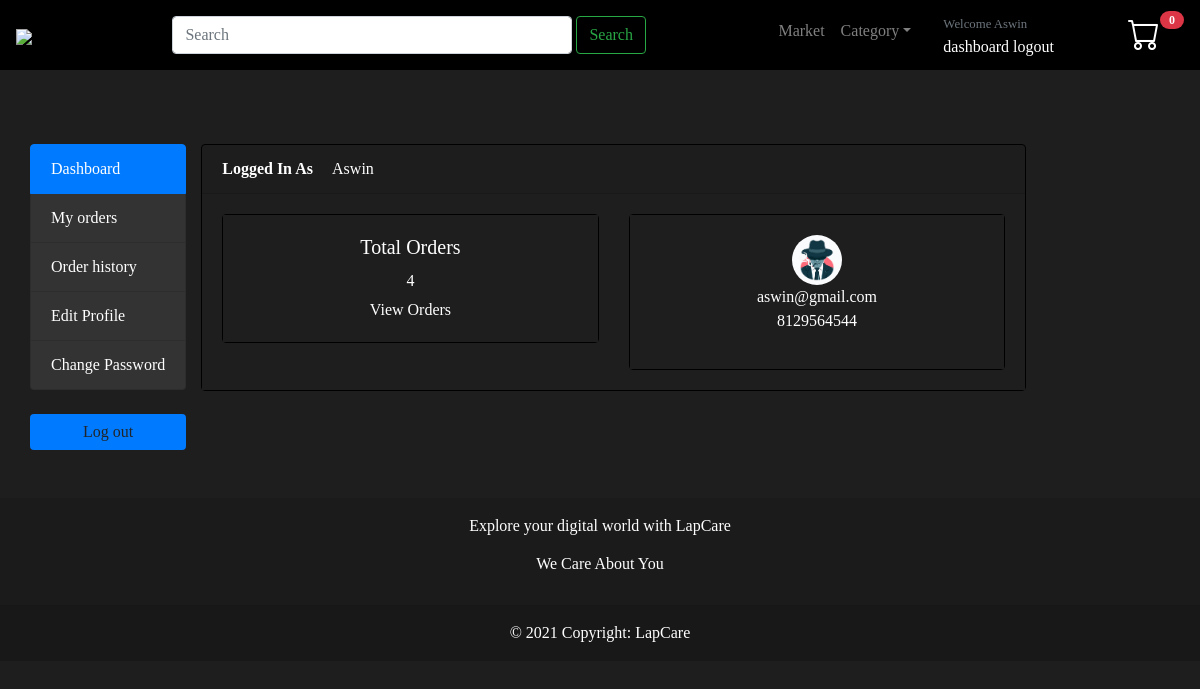
/register/dashboard/ (signed in), run on the app's committed database.
### accounts/models.py (models this page shows, shortened)
class Account(AbstractBaseUser):
    first_name = models.CharField(max_length=50)
    last_name = models.CharField(max_length=50)
    username = models.CharField(max_length=50, unique=True)
    email = models.EmailField(max_length=100, unique=True)
    phone_number = models.CharField(max_length=50)
    date_joined = models.DateTimeField(auto_now_add=True)
    last_login = models.DateTimeField(auto_now_add=True)
    is_admin = models.BooleanField(default=False)
    is_staff = models.BooleanField(default=False)
    is_active = models.BooleanField(default=False)
    is_superadmin = models.BooleanField(default=False)
    is_user = models.BooleanField(default=False)
    USERNAME_FIELD = "email"
    REQUIRED_FIELDS = ["username", "first_name", "last_name"]
    objects = MyAccountManager()

class UserProfile(models.Model):
    user = models.OneToOneField(Account, on_delete=models.CASCADE)
    address_line_1 = models.CharField(blank=True, max_length=100)
    address_line_2 = models.CharField(blank=True, max_length=100)
    profile_picture = models.ImageField(blank=True, upload_to="userprofile", null=True)
    city = models.CharField(blank=True, max_length=20)
    state = models.CharField(blank=True, max_length=20)
    country = models.CharField(blank=True, max_length=20)

### accounts/views.py (the view)
# urls.py: path('dashboard/',views.dashboard,name='dashboard'),
@login_required(login_url="login")
def dashboard(request):
    userprofile = UserProfile.objects.get(user_id=request.user)
    orders = Order.objects.order_by("-created_at").filter(
        user_id=request.user.id, is_ordered=True
    )
    orders_count = orders.count()  # passing count to the dashboard
    context = {"orders_count": orders_count, "userprofile": userprofile}
    return render(request, "User/dashboard.html", context)

### cart/context_processors.py (called while the page is built)
def counter(request):
    cart_count=0
    if 'admin' in request.path:
        return{}
    else:
        try:
            cart=Cart.objects.filter(cart_id=_cart_id(request))
            if request.user.is_authenticated:#if user is authenticated
                cart_items=CartItem.objects.all().filter(user=request.user)
            else:
                cart_items=CartItem.objects.all().filter(cart=cart[:1])
            for cart_item in cart_items:
                   cart_count=cart_count+cart_item.quantity
        except Cart.DoesNotExist:
            cart_count=0
    return dict(cart_count=cart_count)

### cart/views.py (called while the page is built)
def _cart_id(request):
    cart = request.session.session_key
    if not cart:
        cart = request.session.create()
    return cart

### category/context_processors.py (called while the page is built)
def menu_links(request):
    links=category.objects.all()
    return dict(links=links)

### category/models.py (called while the page is built)
    def get_url(self):
          return reverse("market_by_category",args=[self.slug])

### templates/User/dashboard.html (shortened to what this page needs)
{% extends 'User/base.html' %}
{% load static %}
{% block content %}
<section class="section-conten padding-y bg  pt-4 mt-4" >
    <div class="container  mt-4 pt-4 pb-5" style="background:#1e1e1e;">
        <div class="row">
      {% include "User/includes/dashboard_sidebar.html"%}
	<main class="col-md-9">
		<article class="card">
		<header class="card-header">
			<strong class="d-inline-block mr-3">Logged In As</strong>
			<span>{{user.first_name}}</span>
		</header>
		<div class="card-body">
			<div class="row">
				<div class="col-md-6">
					<div class="card" style="text-align: center;">
						<div class="card-body">
							<h5 class="card-title">Total Orders</h5>
							<h4>{{orders_count}}</h4>
							<a href="#">View Orders</a>
						</div>
					</div>
				</div>
				<div class="col-md-6">
					<div class="card" style="text-align: center;">
						<div class="card-body">
							<img src="{{userprofile.profile_picture.url}}" alt="User Profile Picture" width="50" height="50" style="border-radius: 50%;">
							<p class="mb-0">{{user.email}}</p>
							<p>{{user.phone_number}}</p>
						</div>
					</div>
				</div>
			</div>
		</div>
		</article>
	</main>
</div>
</div>
    </section>
{% endblock %}

### templates/User/includes/header.html (shortened to what this page needs)
{% load static %}
<header>
  <nav id="nav-header-custom" class=" navbar fixed-top navbar-expand-lg navbar-dark bg-dark">
    <a class="navbar-brand" href="{% url 'home'%}"><img style="width:100%; height:auto; max-width:80px;"src="{% static 'assets/images/logo1.png'%}"></a>
    <div class="collapse navbar-collapse" id="navbarSupportedContent">
        <form class="form-inline mx-auto my-2" action="{% url 'search'%}" method="GET">
            <input id="form-style" class="form-control mr-sm-1 " type="search" placeholder="Search" aria-label="Search" name="keyword">
            <button class="btn btn-outline-success my-2 my-sm-0" type="submit">Search</button>
        </form>
        <ul class="navbar-nav">
          <li class="nav-item">
            <a class="nav-link" href="{% url 'market'%}">Market</a>
          </li>
          <li class="nav-item dropdown ">
            <a class="nav-link dropdown-toggle" href="http://example.com" id="dropdown01" data-toggle="dropdown" aria-haspopup="true" aria-expanded="false">Category</a>
          </li>
          {% if user.is_authenticated  %}
            <li class="nav-item active px-4">
              <div class="widget-header">
                <small class="title text-muted">Welcome {{user.username}}</small>
                <div>
                  <a href="{% url 'dashboard'%}">dashboard</a>
                  <a href="{% url 'logout' %}"> logout</a>
                </div>
              </div>
            </li>
          {% endif %}
        <li class="nav-item dropdown px-4 px-4" >
            <a style=" background: #000;"type="button" class="btn position-relative">
              <a href="{% url 'cart'%}"><span id="boot-icon" class="bi bi-cart" style="font-size:2rem; color: rgb(255, 255, 255);"></span></a>
              <span class="position-absolute top-0 start-100 translate-middle badge rounded-pill badge-danger">
                <span class="visually-hidden">{{cart_count}}</span>
              </span>
            </a>
        </li>
        </ul>
    </div>
</nav>
</header>

### templates/User/base.html (style rules this page uses)
a { color: white; }
#nav-header-custom { background: #000 !important; }
body { background: black; }
html, html { height: 100%; }
body { min-height: 100%; }
body { padding-top: 3rem; background-color:#1e1e1e; font-family: Arial, sans-serif; color:#fff; }
p,span,div { font-family: Georgia, serif !important; }
h2,h3,h4 { font-size: 1rem; }
@media (min-width: 996px) { #form-style { width: 25rem; } }
.card { background-color:#1e1e1e; border: solid 0.5px black; }
.card-body { background-color:#1e1e1e; }
.badge { padding-left: 9px; padding-right: 9px; -webkit-border-radius: 9px; -moz-border-radius: 9px; border-radius: 9px; }
* { box-sizing: border-box; }

### data on the page
Account: username "Aswin", first_name "Aswin", email "aswin@gmail.com", phone_number "8129564544"
UserProfile: profile_picture (placeholder picture)

### other printed values
{{ cart_count }} "0"
{{ orders_count }} "4"
